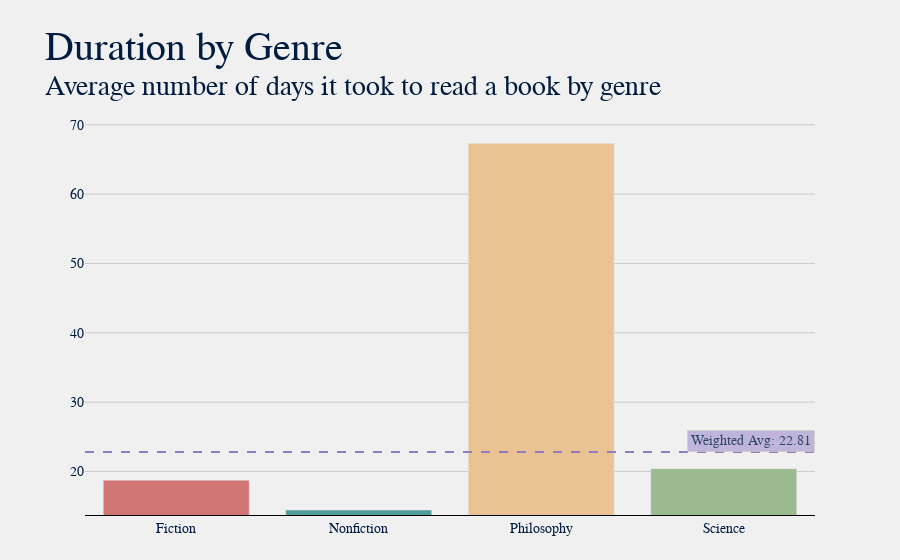

Write notebook code for a chart like this one.
### Markdown cell above
### Durations

### Code cell
dft = df.groupby('Genre')['Duration'].mean().reset_index()
dft = dft[dft['Duration'].notnull()].round(2)
dft['Total'] = df.groupby('Genre')['Title'].count().reset_index(drop=True)
# dft.loc[len(dft.index)] = ['Overall', dft['Duration'].mean()]
title = "Duration by Genre"
sub = f"Average number of days it took to read a book by genre"
plot.gen_bar_graph(dft, 'Genre', title, sub, avg=True, w_avg='Duration')

### Figure 1 — Plotly figure (JSON) as saved in the notebook; plotly's stock layout.template omitted (floating-point values rounded to 4 significant figures)
{"data": [{"hovertemplate": "<b>%{x}</b>: %{y}", "marker": {"color": ["#d27575", "#529b9c", "#eac392", "#9cba8f", "#675a55", "#d27575", "#529b9c", "#eac392", "#9cba8f", "#675a55", "#d27575", "#529b9c", "#eac392", "#9cba8f", "#675a55", "#d27575", "#529b9c", "#eac392", "#9cba8f", "#675a55"]}, "name": "", "type": "bar", "x": ["Fiction", "Nonfiction", "Philosophy", "Science"], "y": [18.74, 14.44, 67.33, 20.4]}], "layout": {"annotations": [{"bgcolor": "#b4a7d6", "bordercolor": "#c7c7c7", "borderpad": 3, "borderwidth": 1, "opacity": 0.8, "showarrow": false, "text": "Weighted Avg: 22.81", "x": 1, "xanchor": "right", "xref": "x domain", "y": 22.81, "yanchor": "bottom", "yref": "y"}], "autosize": true, "barmode": "group", "font": {"color": "#001c40", "family": "Baskerville", "size": 14}, "margin": {"b": 45, "l": 85, "r": 85, "t": 120}, "paper_bgcolor": "#f0f0f0", "plot_bgcolor": "#f0f0f0", "shapes": [{"line": {"color": "#8e7cc3", "dash": "dash", "width": 2}, "type": "line", "x0": 0, "x1": 1, "xref": "x domain", "y0": 22.81, "y1": 22.81, "yref": "y"}], "title": {"font": {"color": "#001c40", "family": "Baskerville, Bold", "size": 40}, "text": "Duration by Genre<br><sup>Average number of days it took to read a book by genre"}, "xaxis": {"autorange": true, "gridcolor": "#cbcbcb", "linecolor": "black", "range": [-0.5, 3.5], "showgrid": false, "showline": true, "title": {}, "type": "category"}, "yaxis": {"gridcolor": "#cbcbcb", "linecolor": "black", "range": [13.72, 70.7], "showgrid": true, "showline": false, "showticklabels": true, "title": {}, "type": "linear"}}}
